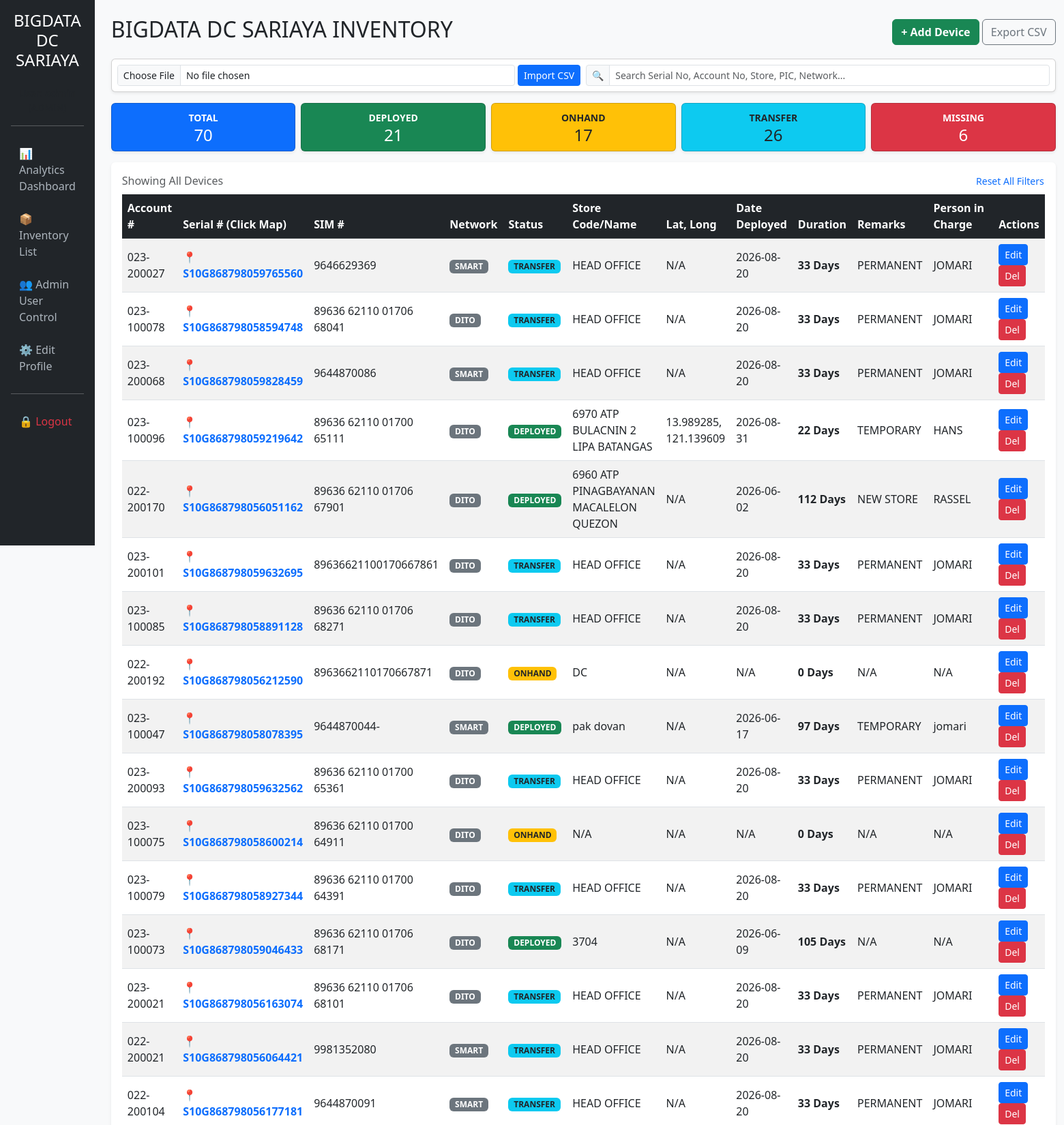
The page /inventory (signed in, upper part) on the database its author committed.
### app.py (models this page shows)
class Device(db.Model):
    __tablename__ = 'devices'
    id = db.Column(db.Integer, primary_key=True)
    account_number = db.Column(db.String(100), unique=True, nullable=False)
    serial_number = db.Column(db.String(100), unique=True, nullable=False)
    sim_number = db.Column(db.String(100), nullable=True, default='N/A')
    network = db.Column(db.String(20), nullable=True, default='N/A')
    status = db.Column(db.String(20), nullable=False, default='ONHAND')
    store_code_name = db.Column(db.String(200), nullable=True)
    longitude = db.Column(db.Float, nullable=True)
    latitude = db.Column(db.Float, nullable=True)
    date_deployed = db.Column(db.Date, nullable=True)
    pullout_date = db.Column(db.Date, nullable=True)
    remarks = db.Column(db.String(50), nullable=True)
    person_in_charge = db.Column(db.String(100), nullable=True)
    @property
    def duration_days(self):
        if self.date_deployed:
            end_date = self.pullout_date if (self.status == 'ONHAND' and self.pullout_date) else datetime.now().date()
            return (end_date - self.date_deployed).days
        return 0

### app.py (the view)
@app.route('/inventory')
@login_required
def inventory():
    devices = Device.query.all()
    counts = {
        'DEPLOYED': Device.query.filter_by(status='DEPLOYED').count(),
        'ONHAND': Device.query.filter_by(status='ONHAND').count(),
        'TRANSFER': Device.query.filter_by(status='TRANSFER').count(),
        'MISSING': Device.query.filter_by(status='MISSING').count(),
        'TOTAL': len(devices)
    }
    return render_template('inventory.html', devices=devices, counts=counts)

### app.py (called while the page is built)
@login_manager.user_loader
def load_user(user_id):
    return User.query.get(int(user_id))

### templates/inventory.html (shortened to what this page needs)
{% extends 'base.html' %}
{% block content %}
<div class="d-flex justify-content-between align-items-center mb-3">
    <h2>BIGDATA DC SARIAYA INVENTORY</h2>
    <div>
        {% if current_user.role == 'admin' %}
        <a href="{{ url_for('add_device') }}" class="btn btn-success fw-bold">+ Add Device</a>
        <a href="{{ url_for('export_csv') }}" class="btn btn-outline-secondary">Export CSV</a>
        {% endif %}
    </div>
</div>
<div class="card p-2 mb-3 shadow-sm bg-white">
    <div class="row g-2 align-items-center">
        {% if current_user.role == 'admin' %}
        <div class="col-md-6">
            <form action="{{ url_for('import_csv') }}" method="POST" enctype="multipart/form-data" class="d-flex align-items-center gap-1">
                <input type="file" name="csv_file" class="form-control form-control-sm" accept=".csv" required>
                <button type="submit" class="btn btn-sm btn-primary text-nowrap">Import CSV</button>
            </form>
        </div>
        {% endif %}
        <div class="{% if current_user.role == 'admin' %}col-md-6{% else %}col-md-12{% endif %}">
            <div class="input-group input-group-sm">
                <span class="input-group-text bg-light">🔍</span>
                <input type="text" id="searchInput" onkeyup="filterTable()" class="form-control" placeholder="Search Serial No, Account No, Store, PIC, Network...">
            </div>
        </div>
    </div>
</div>
<div class="row g-2 mb-3">
    <div class="col-md">
        <div class="card bg-primary text-white shadow-sm text-center filter-card" onclick="filterStatus('ALL')" style="cursor: pointer;">
            <div class="card-body py-2">
                <small class="fw-bold">TOTAL</small>
                <h4 class="mb-0">{{ counts.TOTAL }}</h4>
            </div>
        </div>
    </div>
    <div class="col-md">
        <div class="card bg-success text-white shadow-sm text-center filter-card" onclick="filterStatus('DEPLOYED')" style="cursor: pointer;">
            <div class="card-body py-2">
                <small class="fw-bold">DEPLOYED</small>
                <h4 class="mb-0">{{ counts.DEPLOYED }}</h4>
            </div>
        </div>
    </div>
    <div class="col-md">
        <div class="card bg-warning text-dark shadow-sm text-center filter-card" onclick="filterStatus('ONHAND')" style="cursor: pointer;">
            <div class="card-body py-2">
                <small class="fw-bold">ONHAND</small>
                <h4 class="mb-0">{{ counts.ONHAND }}</h4>
            </div>
        </div>
    </div>
    <div class="col-md">
        <div class="card bg-info text-dark shadow-sm text-center filter-card" onclick="filterStatus('TRANSFER')" style="cursor: pointer;">
            <div class="card-body py-2">
                <small class="fw-bold">TRANSFER</small>
                <h4 class="mb-0">{{ counts.TRANSFER }}</h4>
            </div>
        </div>
    </div>
    <div class="col-md">
        <div class="card bg-danger text-white shadow-sm text-center filter-card" onclick="filterStatus('MISSING')" style="cursor: pointer;">
            <div class="card-body py-2">
                <small class="fw-bold">MISSING</small>
                <h4 class="mb-0">{{ counts.MISSING }}</h4>
            </div>
        </div>
    </div>
</div>
<div class="table-responsive bg-white p-3 shadow-sm rounded">
    <div class="d-flex justify-content-between align-items-center mb-2">
        <h6 class="mb-0 text-muted" id="tableTitle">Showing All Devices</h6>
        <button class="btn btn-sm btn-link text-decoration-none p-0" onclick="resetFilters()">Reset All Filters</button>
    </div>
    <table class="table table-striped table-hover align-middle" id="inventoryTable">
        <thead class="table-dark">
            <tr>
                <th>Account #</th>
                <th>Serial # (Click Map)</th>
                <th>SIM #</th>
                <th>Network</th>
                <th>Status</th>
                <th>Store Code/Name</th>
                <th>Lat, Long</th>
                <th>Date Deployed</th>
                <th>Duration</th>
                <th>Remarks</th>
                <th>Person in Charge</th>
                <th>Actions</th>
            </tr>
        </thead>
        <tbody>
            {% for dev in devices %}
            <tr data-status="{{ dev.status }}">
                <td>{{ dev.account_number }}</td>
                <td>
                    <a href="{{ url_for('history_map', serial_number=dev.serial_number) }}" class="fw-bold text-decoration-none">
                        📍 {{ dev.serial_number }}
                    </a>
                </td>
                <td>{{ dev.sim_number or 'N/A' }}</td>
                <td><span class="badge bg-secondary">{{ dev.network or 'N/A' }}</span></td>
                <td>
                    <span class="badge status-badge {% if dev.status == 'DEPLOYED' %}bg-success{% elif dev.status == 'MISSING' %}bg-danger{% elif dev.status == 'TRANSFER' %}bg-info text-dark{% else %}bg-warning text-dark{% endif %}">
                        {{ dev.status }}
                    </span>
                </td>
                <td>{{ dev.store_code_name or 'N/A' }}</td>
                <td>{% if dev.latitude %}{{ dev.latitude }}, {{ dev.longitude }}{% else %}N/A{% endif %}</td>
                <td>{{ dev.date_deployed or 'N/A' }}</td>
                <td><strong>{{ dev.duration_days }} Days</strong></td>
                <td>{{ dev.remarks or 'N/A' }}</td>
                <td>{{ dev.person_in_charge or 'N/A' }}</td>
                <td>
                    <a href="{{ url_for('edit_device', id=dev.id) }}" class="btn btn-sm btn-primary">Edit</a>
                    {% if current_user.role == 'admin' %}
                    <a href="{{ url_for('delete_device', id=dev.id) }}" class="btn btn-sm btn-danger" onclick="return confirm('Delete record?')">Del</a>
                    {% endif %}
                </td>
            </tr>
            {% endfor %}
        </tbody>
    </table>
</div>
{% endblock %}

### templates/base.html (shortened to what this page needs)
<!DOCTYPE html>
<html lang="en">
<head>
    <link href="https://cdn.jsdelivr.net/npm/bootstrap@5.3.0/dist/css/bootstrap.min.css" rel="stylesheet">
    <link rel="stylesheet" href="https://unpkg.com/leaflet@1.9.4/dist/leaflet.css" />
</head>
<body>
<div class="d-flex">
    {% if current_user.is_authenticated %}
    <div class="sidebar p-3 style="width: 260px;">
        <h4 class="text-white text-center mb-4">BIGDATA DC SARIAYA</h4>
        <p class="text-muted text-center small">User: <strong>{{ current_user.username }}</strong> ({{ current_user.role|upper }})</p>
        <hr>
        <a href="{{ url_for('dashboard') }}">📊 Analytics Dashboard</a>
        <a href="{{ url_for('inventory') }}">📦 Inventory List</a>
        {% if current_user.role == 'admin' %}
        <a href="{{ url_for('manage_users') }}">👥 Admin User Control</a>
        {% endif %}
        <a href="{{ url_for('profile') }}">⚙️ Edit Profile</a>
        <hr>
        <a href="{{ url_for('logout') }}" class="text-danger">🔒 Logout</a>
    </div>
    {% endif %}
    <div class="flex-grow-1 p-4">
        {% block content %}{% endblock %}
    </div>
</div>
</body>
</html>

### templates/base.html (style rules this page uses)
body { background-color: #f8f9fa; }
.sidebar { height: 100vh; background-color: #212529; color: white; }
.sidebar a { color: #adb5bd; text-decoration: none; display: block; padding: 12px; }

### rows shown on the page
Device: account_number "023-200027", serial_number "S10G868798059765560", sim_number "9646629369", network "SMART", status "TRANSFER", store_code_name "HEAD OFFICE", shows "N/A", date_deployed "2026-08-20", duration_days "33", remarks "PERMANENT", person_in_charge "JOMARI"
Device: account_number "023-100078", serial_number "S10G868798058594748", sim_number "89636 62110 01706 68041", network "DITO", status "TRANSFER", store_code_name "HEAD OFFICE", shows "N/A", date_deployed "2026-08-20", duration_days "33", remarks "PERMANENT", person_in_charge "JOMARI"
Device: account_number "023-200068", serial_number "S10G868798059828459", sim_number "9644870086", network "SMART", status "TRANSFER", store_code_name "HEAD OFFICE", shows "N/A", date_deployed "2026-08-20", duration_days "33", remarks "PERMANENT", person_in_charge "JOMARI"
Device: account_number "023-100096", serial_number "S10G868798059219642", sim_number "89636 62110 01700 65111", network "DITO", status "DEPLOYED", store_code_name "6970 ATP BULACNIN 2 LIPA BATANGAS", latitude "13.989285", longitude "121.139609", date_deployed "2026-08-31", duration_days "22", remarks "TEMPORARY", person_in_charge "HANS"
Device: account_number "022-200170", serial_number "S10G868798056051162", sim_number "89636 62110 01706 67901", network "DITO", status "DEPLOYED", store_code_name "6960 ATP PINAGBAYANAN MACALELON QUEZON", shows "N/A", date_deployed "2026-06-02", duration_days "112", remarks "NEW STORE", person_in_charge "RASSEL"
Device: account_number "023-200101", serial_number "S10G868798059632695", sim_number "89636621100170667861", network "DITO", status "TRANSFER", store_code_name "HEAD OFFICE", shows "N/A", date_deployed "2026-08-20", duration_days "33", remarks "PERMANENT", person_in_charge "JOMARI"
Device: account_number "023-100085", serial_number "S10G868798058891128", sim_number "89636 62110 01706 68271", network "DITO", status "TRANSFER", store_code_name "HEAD OFFICE", shows "N/A", date_deployed "2026-08-20", duration_days "33", remarks "PERMANENT", person_in_charge "JOMARI"
Device: account_number "022-200192", serial_number "S10G868798056212590", sim_number "8963662110170667871", network "DITO", status "ONHAND", store_code_name "DC", shows "N/A", date_deployed "N/A", duration_days "0", remarks "N/A", person_in_charge "N/A"
Device: account_number "023-100047", serial_number "S10G868798058078395", sim_number "9644870044-", network "SMART", status "DEPLOYED", store_code_name "pak dovan", shows "N/A", date_deployed "2026-06-17", duration_days "97", remarks "TEMPORARY", person_in_charge "jomari"
Device: account_number "023-200093", serial_number "S10G868798059632562", sim_number "89636 62110 01700 65361", network "DITO", status "TRANSFER", store_code_name "HEAD OFFICE", shows "N/A", date_deployed "2026-08-20", duration_days "33", remarks "PERMANENT", person_in_charge "JOMARI"
Device: account_number "023-100075", serial_number "S10G868798058600214", sim_number "89636 62110 01700 64911", network "DITO", status "ONHAND", store_code_name "N/A", date_deployed "N/A", duration_days "0", remarks "N/A", person_in_charge "N/A"
Device: account_number "023-100079", serial_number "S10G868798058927344", sim_number "89636 62110 01700 64391", network "DITO", status "TRANSFER", store_code_name "HEAD OFFICE", shows "N/A", date_deployed "2026-08-20", duration_days "33", remarks "PERMANENT", person_in_charge "JOMARI"
Device: account_number "023-100073", serial_number "S10G868798059046433", sim_number "89636 62110 01706 68171", network "DITO", status "DEPLOYED", store_code_name "3704", shows "N/A", date_deployed "2026-06-09", duration_days "105", remarks "N/A", person_in_charge "N/A"
Device: account_number "023-200021", serial_number "S10G868798056163074", sim_number "89636 62110 01706 68101", network "DITO", status "TRANSFER", store_code_name "HEAD OFFICE", shows "N/A", date_deployed "2026-08-20", duration_days "33", remarks "PERMANENT", person_in_charge "JOMARI"
Device: account_number "022-200021", serial_number "S10G868798056064421", sim_number "9981352080", network "SMART", status "TRANSFER", store_code_name "HEAD OFFICE", shows "N/A", date_deployed "2026-08-20", duration_days "33", remarks "PERMANENT", person_in_charge "JOMARI"
Device: account_number "022-200104", serial_number "S10G868798056177181", sim_number "9644870091", network "SMART", status "TRANSFER", store_code_name "HEAD OFFICE", shows "N/A", date_deployed "2026-08-20", duration_days "33", remarks "PERMANENT", person_in_charge "JOMARI"

### other values the page prints
{{ counts.TOTAL }} "70"
{{ counts.DEPLOYED }} "21"
{{ counts.ONHAND }} "17"
{{ counts.TRANSFER }} "26"
{{ counts.MISSING }} "6"
